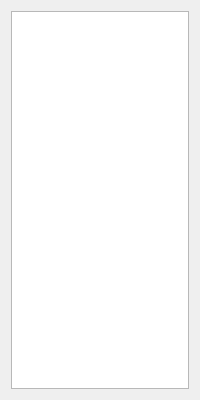
<?xml version="1.0" encoding="UTF-8"?>
<ui version="4.0">
 <class>DockPanel</class>
 <widget class="QWidget" name="DockPanel">
  <property name="geometry">
   <rect>
    <x>0</x>
    <y>0</y>
    <width>200</width>
    <height>400</height>
   </rect>
  </property>
  <property name="windowTitle">
   <string>Form</string>
  </property>
  <layout class="QVBoxLayout" name="verticalLayout">
   <item>
    <widget class="QTreeView" name="treeView"/>
   </item>
  </layout>
 </widget>
 <resources/>
 <connections/>
</ui>
